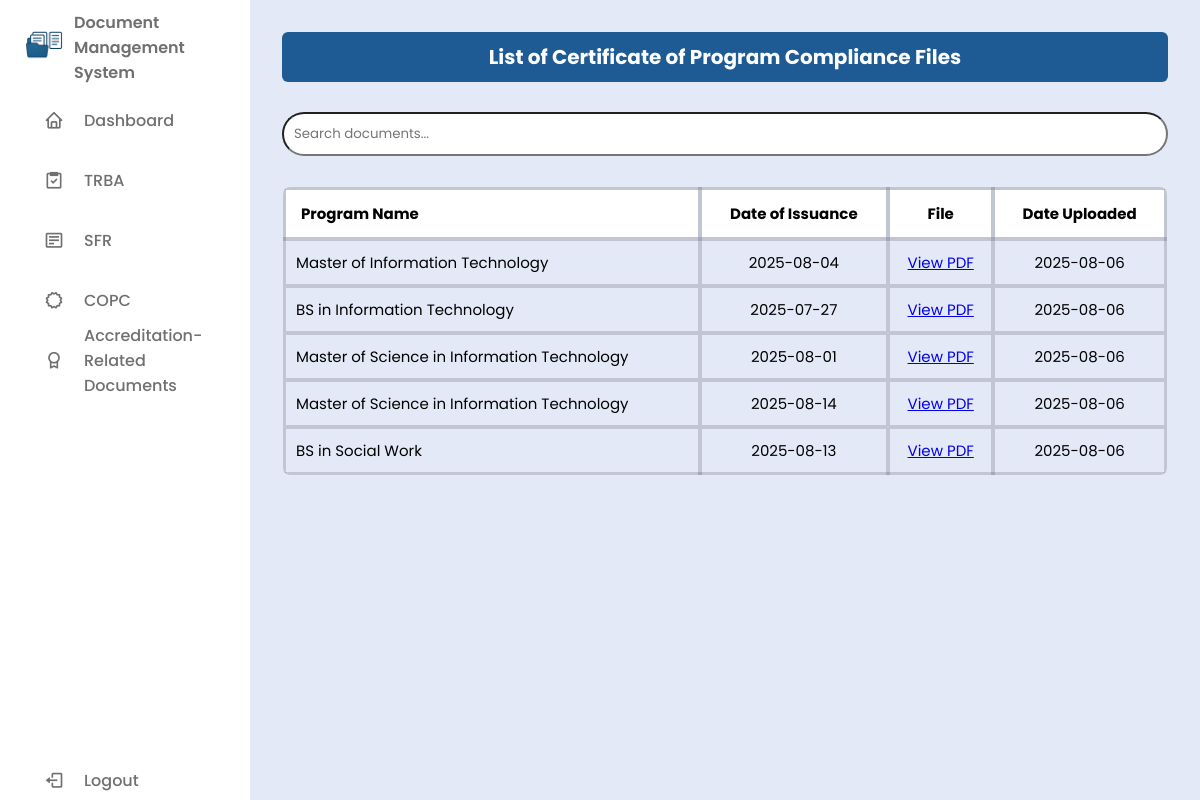
/users/copc.php, run on an earlier commit of the app's database.
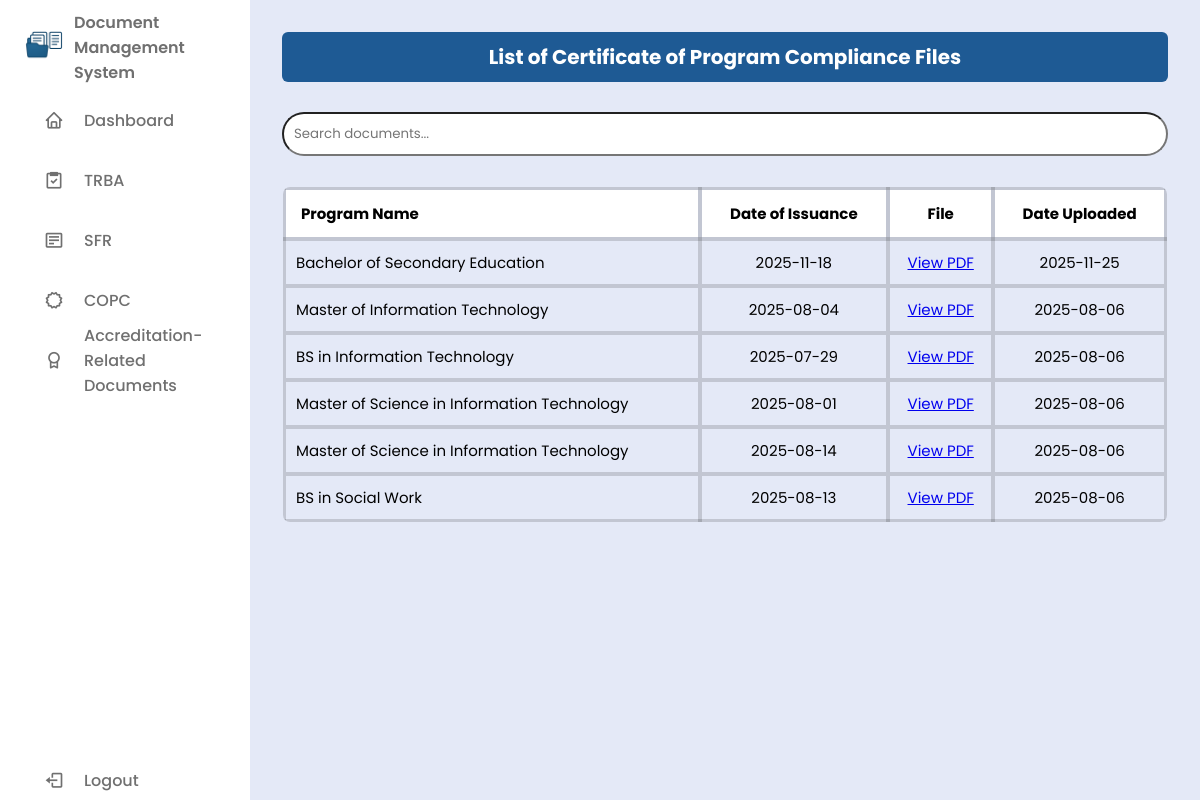
And on a later commit of the database.
### tables this page shows
CREATE TABLE `copc` (
  `id` int(11) NOT NULL,
  `program` varchar(255) NOT NULL,
  `issuance_date` date NOT NULL,
  `file_name` varchar(255) NOT NULL,
  `uploaded_at` date NOT NULL DEFAULT current_timestamp()
);

### users/copc.php (the view, shortened to what this page needs)
<?php
require '../db/db_conn.php';
$isAdmin = isset($_SESSION['user_role']) && $_SESSION['user_role'] === 'admin';
?>
<!DOCTYPE html>
<html lang="en">
<head>
  <link href="https://unpkg.com/boxicons@2.1.4/css/boxicons.min.css" rel="stylesheet" />
  <link rel="stylesheet" href="../css/style.css" />
</head>
<body>
<?php include('../includes/sidebar.php'); ?>
<section class="dashboard-content">
  <section class="table-section">
    <h2>List of Certificate of Program Compliance Files</h2>
    <div class="search-bar">
      <input type="text" id="searchInput" placeholder="Search documents..." onkeyup="filterTable()" />
    </div>
    <div class="table-container">
      <table>
        <thead>
          <tr>
            <th>Program Name</th>
            <th>Date of Issuance</th>
            <th>File</th>
            <th>Date Uploaded</th>
          </tr>
        </thead>
        <tbody>
        <?php
        $sql = "SELECT * FROM copc ORDER BY uploaded_at DESC";
        $result = $conn->query($sql);
        if ($result && $result->num_rows > 0):
          while ($row = $result->fetch_assoc()):
        ?>
          <tr>
            <td><?= htmlspecialchars($row['program']) ?></td>
            <td><?= htmlspecialchars($row['issuance_date']) ?></td>
            <td><a href="../uploads/copc/<?= htmlspecialchars($row['file_name']) ?>" target="_blank">View PDF</a></td>
            <td><?= htmlspecialchars($row['uploaded_at']) ?></td>
          </tr>
        <?php endwhile; else: ?>
          <tr><td colspan="<?= $isAdmin ? 5 : 4 ?>">No documents found.</td></tr>
        <?php endif; ?>
        </tbody>
      </table>
    </div>
  </section>
</section>
</body>
</html>

What changed in the data, as far as the page shows it:
added copc: program "Bachelor of Secondary Education", issuance_date "2025-11-18", uploaded_at "2025-11-25"
changed copc "BS in Information Technology": issuance_date "2025-07-27" → "2025-07-29"
